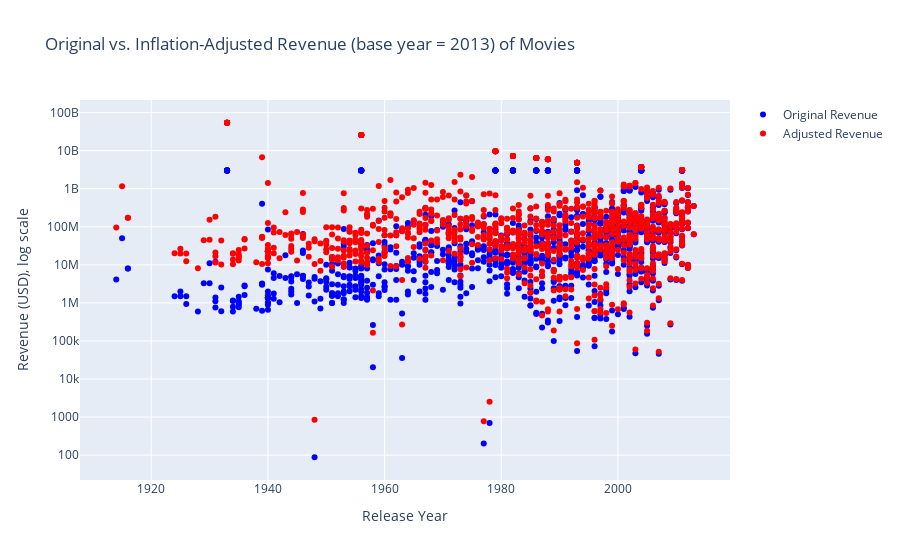

Notebook cell for this chart:
### Code cell
df_revenue['AdjustedRevenue'] = df_revenue['revenue'] * (base_cpi / df_revenue['CPI'])

fig = px.scatter(
    title="Original vs. Inflation-Adjusted Revenue (base year = 2013) of Movies"
)

fig.add_scatter(
    x=df_revenue['movie_year'],
    y=df_revenue['revenue'],
    mode='markers',
    name='Original Revenue',
    marker=dict(color='blue'),
    hovertext=df_revenue['BookTitle']
)

fig.add_scatter(
    x=df_revenue['movie_year'],
    y=df_revenue['AdjustedRevenue'],
    mode='markers',
    name='Adjusted Revenue',
    marker=dict(color='red'),
    hovertext=df_revenue['BookTitle']
)

fig.update_layout(
    xaxis=dict(title='Release Year'),
    yaxis=dict(type='log', title='Revenue (USD), log scale'),
    showlegend=True
)

fig.show()

### Figure 1 — Plotly figure (JSON) as saved in the notebook; plotly's stock layout.template omitted (floating-point values rounded to 4 significant figures; data arrays with more than 128 entries replaced by an {"elided": "..."} marker saying what was removed)
{"data": [{"hovertemplate": "<extra></extra>", "legendgroup": "", "marker": {"color": "#636efa", "symbol": "circle"}, "mode": "markers", "name": "", "orientation": "v", "showlegend": false, "type": "scatter", "xaxis": "x", "yaxis": "y"}, {"hovertext": {"elided": "1014 str values"}, "marker": {"color": "blue"}, "mode": "markers", "name": "Original Revenue", "type": "scatter", "x": {"elided": "1014 int values"}, "y": {"elided": "1014 int values"}}, {"hovertext": {"elided": "1014 str values"}, "marker": {"color": "red"}, "mode": "markers", "name": "Adjusted Revenue", "type": "scatter", "x": {"elided": "1014 int values"}, "y": {"elided": "1014 float values"}}], "layout": {"legend": {"tracegroupgap": 0}, "showlegend": true, "title": {"text": "Original vs. Inflation-Adjusted Revenue (base year = 2013) of Movies"}, "xaxis": {"anchor": "y", "domain": [0, 1], "title": {"text": "Release Year"}}, "yaxis": {"anchor": "x", "domain": [0, 1], "title": {"text": "Revenue (USD), log scale"}, "type": "log"}}}
